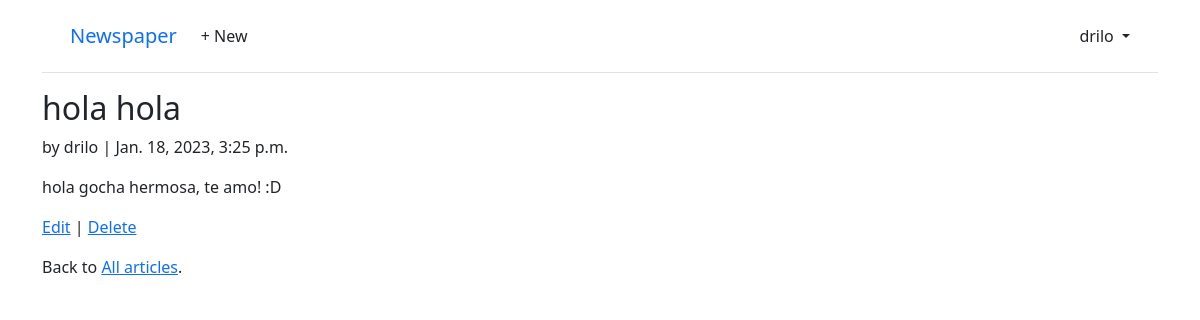
Screenshot of /articles/2 (signed in) with the database file from the repository.
### accounts/models.py (models this page shows)
class CustomUser(AbstractUser):
    age = models.PositiveBigIntegerField(
        null=True, blank=True
    )  # null(database-related) -->puede almacenar una entrada de base de datos como nula, sin valor, blank(validation-related) --> true el formulario acepta un valor vacio, false un valor es requerido.

### articles/models.py (models this page shows, shortened)
class Article(models.Model):
    title = models.CharField(max_length=255)
    body = models.TextField(max_length=2000)
    date = models.DateTimeField(auto_now_add=True)
    author = models.ForeignKey(settings.AUTH_USER_MODEL, on_delete=models.CASCADE)

### articles/views.py (the view)
# urls.py: path("<int:pk>", ArticleDetailView.as_view(), name="article_detail"),
class ArticleDetailView(LoginRequiredMixin, DetailView):
    model = Article
    template_name = "article_detail.html"

### templates/article_detail.html
{% extends "base.html" %}
{% block content %}
<div class="article-entry">
    <h2>{{ article.title }}</h2>
    <p>by {{ article.author }} | {{ article.date }}</p>
    <p>{{ article.body }}</p>
</div>
<p>
    <a href="{% url 'article_edit' article.pk %}">Edit</a> | <a href="{% url 'article_delete' article.pk %}">Delete</a>
</p>
<p>Back to <a href="{% url 'article_list' %}">All articles</a>.</p>
{% endblock content %}

### templates/base.html (shortened to what this page needs)
<!DOCTYPE html>
<html lang="en">
<head>
    <link href="https://cdn.jsdelivr.net/npm/bootstrap@5.1.3/dist/css/bootstrap.min.css" rel="stylesheet">
</head>
<body>
    <div class="container">
        <header class="p-3 mb-3 border-bottom">
            <div class="container">
                <div class="d-flex flex-wrap align-items-center justify-content-center
    justify-content-lg-start">
                    <a class="navbar-brand" href="{% url 'home' %}">Newspaper</a>
                    <ul class="nav col-12 col-lg-auto me-lg-auto mb-2 justify-content-center
    mb-md-0">
                        {% if user.is_authenticated %}
                        <li><a href="{% url 'article_new' %}" class="nav-link px-2 link-dark">+ New</a></li>
                    </ul>
                    <div class="dropdown text-end">
                        <a href="#" class="d-block link-dark text-decoration-none dropdown-toggle" id="dropdownUser1"
                            data-bs-toggle="dropdown" aria-expanded="false">
                            {{ user.username }}
                        </a>
                    </div>
                    {% endif %}
                </div>
            </div>
        </header>
        <main>
            {% block content %}
            {% endblock content %}
        </main>
    </div>
</body>
</html>

### rows the page displays
CustomUser: username "drilo"
Article: title "hola hola", author "drilo", date "Jan. 18, 2023, 3:25 p.m.", body "hola gocha hermosa, te amo! :D"
